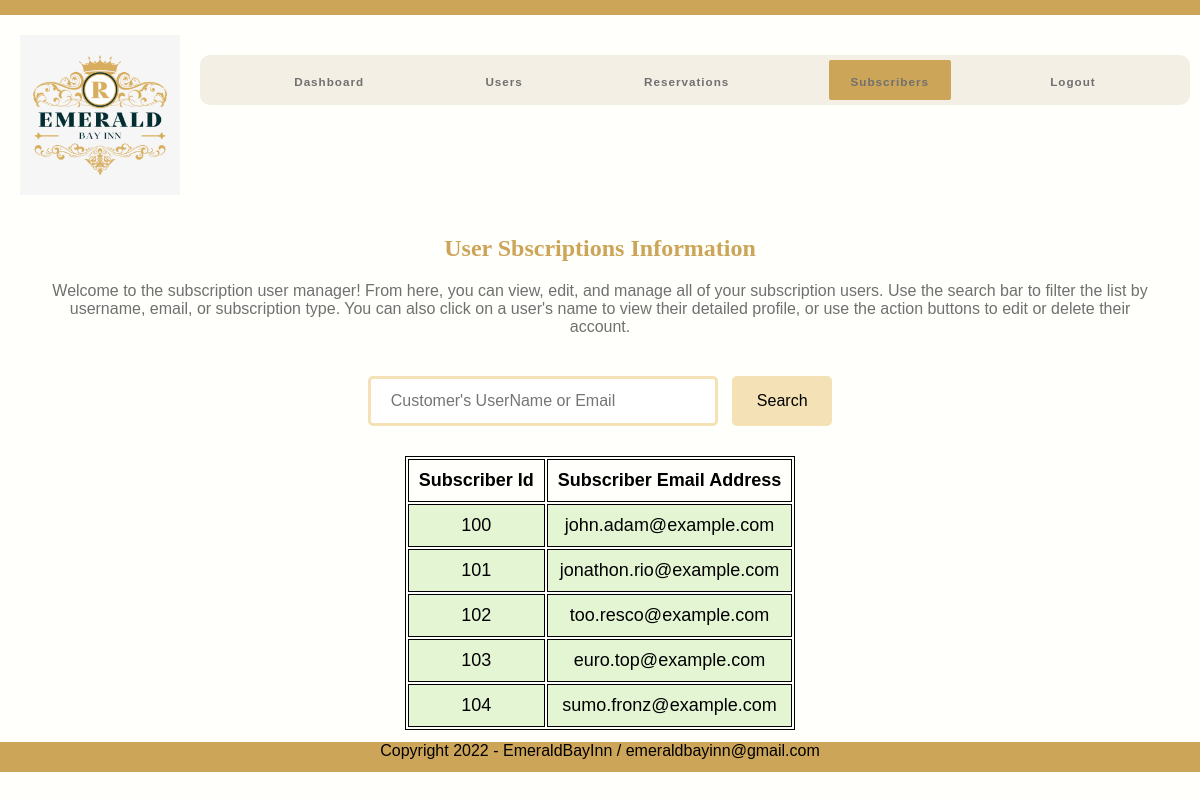
The page /php/admin/subscribers.php on the database its author committed.
### tables this page shows
CREATE TABLE `subscribers_table` (
  `subscriber_id` int(10) NOT NULL,
  `subscriber_email` varchar(255) NOT NULL
);

### php/admin/server.php (called while the page is built, shortened)
<?php
$user = 'root';
$password = '';
$database = 'db_hotel_management';
$servername = 'localhost';
$mysqli = new mysqli($servername, $user, $password, $database);
$subscriberssql = " SELECT * FROM subscribers_table ORDER BY subscriber_id ASC";
$result_three = $mysqli->query($subscriberssql);
?>

### php/admin/subscribers.php (the view, shortened to what this page needs)
<?php include('./server.php') ?>
<!DOCTYPE html>
<html lang="en">
<head>
    <link rel="stylesheet" href="./styles.css">
    <link rel="stylesheet" href="https://cdnjs.cloudflare.com/ajax/libs/font-awesome/4.7.0/css/font-awesome.min.css">
</head>
<body>
    <section class="main">
        <div class="nav-section">
            <a href="#" class="logo">
                <img src="images/Hotel_Indigo_logo.png" alt="logo">
            </a>
            <nav>
                <ul>
                    <li><a href="http://localhost/Hotel-Web-php-MySQL/php/admin/index.php">Dashboard</a>
                    </li>
                    <?php if (!isset($_SESSION['email'])) {
                        echo '<li><a href="http://localhost/Hotel-Web-php-MySQL/php/admin/users.php">Users</a></li>';
                    } ?>
                    <?php if (!isset($_SESSION['email'])) {
                        echo '<li><a href="http://localhost/Hotel-Web-php-MySQL/php/admin/reservations.php">Reservations</a></li>';
                    } ?>
                    <?php if (!isset($_SESSION['email'])) {
                        echo '<li><a class="active" href="http://localhost/Hotel-Web-php-MySQL/php/admin/subscribers.php">Subscribers</a></li>';
                    } ?>
                    <?php if (!isset($_SESSION['email'])) {
                        echo '<li><a href="http://localhost/Hotel-Web-php-MySQL/php/logout.php">Logout</a></li>';
                    } ?>
                </ul>
            </nav>
        </div>
        <div>
            <div class="top-topics">
                <h1>User Sbscriptions Information</h1>
                <p>Welcome to the subscription user manager! From here, you can view, edit, and manage all of your
                    subscription users. Use the search bar to filter the list by username, email, or subscription type.
                    You can also click on a user's name to view their detailed profile, or use the action buttons to
                    edit or delete their account.
                </p>
            </div>
        </div>
        <div class="search-section">
            <form name="form1" action="searchsubscribers.php" method="post">
                <input type="text" name="search" id="search" maxlength="40" placeholder="Customer's UserName or Email">
                <input type="submit" name="searchbtn" value="Search" id="searchbtn" />
            </form>
        </div>
        <section>
            <table>
                <tr>
                    <th>Subscriber Id</th>
                    <th>Subscriber Email Address</th>
                </tr>
                <?php
                while ($rows = $result_three->fetch_assoc()) {
                ?>
                <tr>
                    <td>
                        <?php echo $rows['subscriber_id']; ?>
                    </td>
                    <td>
                        <?php echo $rows['subscriber_email']; ?>
                    </td>
                </tr>
                <?php
                }
                ?>
            </table>
        </section>
        <br><br>
        <div class="footer-container">
            <div class="copyright">
                <p>Copyright 2022 - EmeraldBayInn / emeraldbayinn@gmail.com</p>
            </div>
        </div>

### php/admin/styles.css (style rules this page uses)
* { box-sizing: border-box; }
body { font-family: Verdana, sans-serif; }
img { vertical-align: middle; }
body { width: 100%; height: 100vh; margin: 0; padding: 0; box-sizing: border-box; background-color: rgb(255, 255, 251); font-family: "Open Sans", sans-serif; }
.nav-section { display: flex; border-top: 15px solid #cca558; }
nav { display: flex; justify-content: space-around; background-color: #f3efe5; border-radius: 10px; left: 0; top: 0; margin-top: 40px; margin-right: 10px; margin-bottom: -80px; width: 100%; height: 50px; z-index: 1; }
ul a { text-decoration: none; color: #707070; }
.nav-section a img { margin: 20px; margin-bottom: 0px; width: 10rem; height: 2; }
.nav-section nav ul { display: flex; justify-content: space-evenly; align-items: center; list-style: none; width: 100%; padding: 0; }
.nav-section nav ul li a { height: 40px; line-height: 43px; margin: 5px; padding: 0 22px; display: flex; font-size: 0.73rem; font-weight: 700; letter-spacing: 1px; border-radius: 2px; transition: 0.6s ease; color: #707070; }
.active, .dot:hover { background-color: #cca558; color: white; }
.top-topics h1 { text-align: center; font-size: 1.5rem; font-weight: 600; color: #cca558; margin-top: 0px; margin-bottom: 0px; padding-top: 40px; padding-bottom: 0px; }
.top-topics p { text-align: center; font-size: 1rem; font-weight: 400; color: #707070; margin-top: 20px; margin-bottom: 40px; margin-left: 40px; margin-right: 40px; padding-top: 0px; padding-bottom: 0px; }
h1 { font-size: 20px; }
.copyright { background: #cca558; height: 30px; margin-top: -40px; text-align: center; }
html, body, div, input, span, a, select, textarea, option, h1, h2, h3, h4, main, aside, article, section, header, p, footer, nav, pre { box-sizing: border-box; font-family: Tahoma, Geneva, sans-serif; }
input, textarea, select { outline: 0; }
table { margin: 0 auto; font-size: large; border: 1px solid black; }
h1 { text-align: center; color: rgb(49, 49, 93); font-size: xx-large; font-family: "Gill Sans", "Gill Sans MT", " Calibri", "Trebuchet MS", "sans-serif"; }
td { background-color: #e4f5d4; border: 1px solid black; }
th, td { font-weight: bold; border: 1px solid black; padding: 10px; text-align: center; }
td { font-weight: lighter; }
.search-section { margin-top: 30px; margin-bottom: 30px; position: relative; text-align: center; align-items: center; }
#search { width: 350px; height: 50px; border: 3px solid #f4e2b6; border-radius: 5px; padding: 20px; margin-right: 10px; font-size: 16px; outline: none; }
#searchbtn { width: 100px; height: 50px; border: none; background-color: #f4e2b6; color: #000; font-size: 16px; border-radius: 5px; cursor: pointer; }

### rows shown on the page
subscribers_table: subscriber_id "100", subscriber_email "john.adam@example.com"
subscribers_table: subscriber_id "101", subscriber_email "jonathon.rio@example.com"
subscribers_table: subscriber_id "102", subscriber_email "too.resco@example.com"
subscribers_table: subscriber_id "103", subscriber_email "euro.top@example.com"
subscribers_table: subscriber_id "104", subscriber_email "sumo.fronz@example.com"
